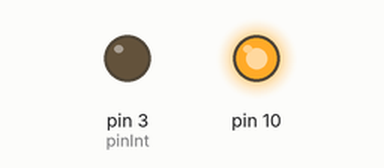
Bench run of a sketch on a simulated Arduino Uno, built with avr-gcc and run on an emulated ATmega328P. On the bench: output pins drawn as LEDs (lit = HIGH).

Above: at 7.5 s.
At 15.5 s:
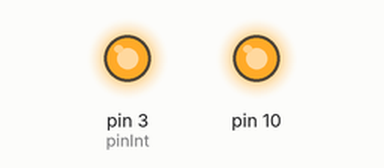
Timing chart, 0 to 20.8 s (numbered marks = the images above):
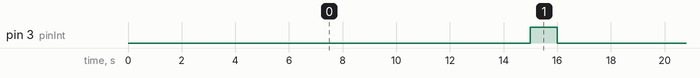

Measured:
- by itself, pin 3 (pinInt): alternates HIGH for 1.0 s and LOW for 15.0 s

The sketch:

mega_spi.ino
```cpp
#include<SPI.h>

char niz[6]="Kirce";
int i;
int pinInt = 3;
void setup()
{
  pinMode(SS, OUTPUT);
  pinMode(pinInt,OUTPUT);
  digitalWrite(SS, HIGH);
  SPI.begin();
  SPI.setClockDivider(SPI_CLOCK_DIV4);  //2^n = 2, 4, 8, 16, 32

}


void loop()
{
  digitalWrite(pinInt,LOW);
//  digitalWrite(SS, LOW);
//  for(i=0;i<6;i++){
//    SPI.transfer(niz[i]);
//    delay(1000);
//  }
//  SPI.transfer('\n');
//  digitalWrite(SS, HIGH);
  delay(15000);
  digitalWrite(pinInt,HIGH);
  delay(1000);

}
```
